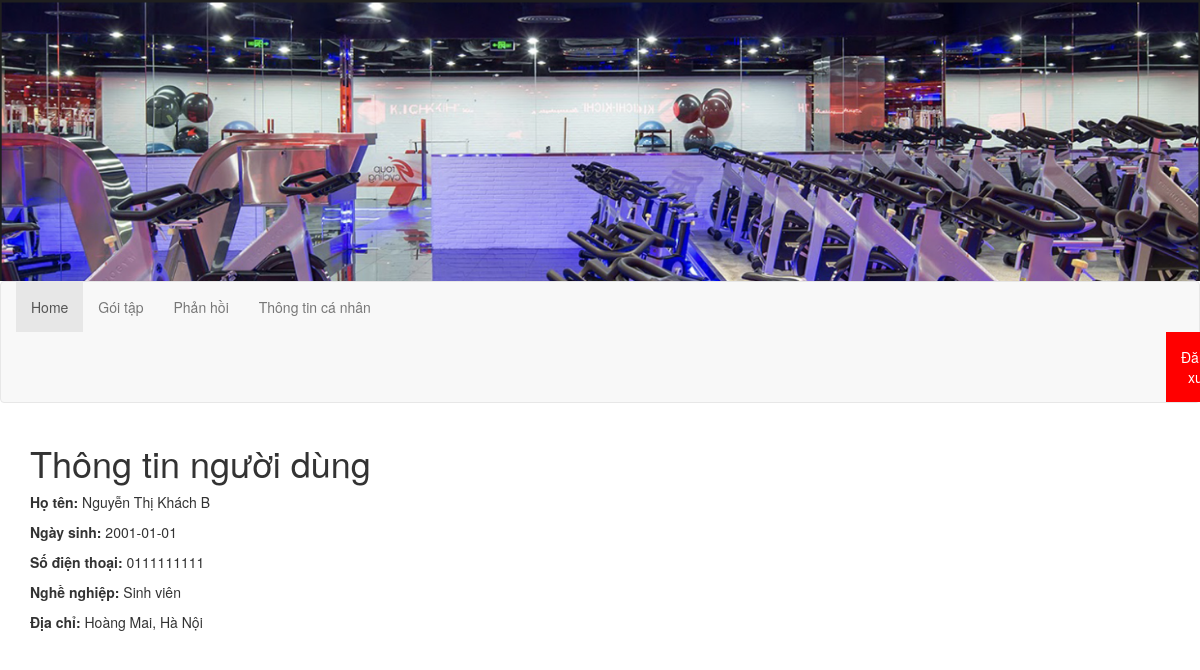
/php/customer/home.php?user=0111111111, run on the app's committed database.
### tables this page shows
CREATE TABLE `hoivien` (
  `id` bigint(20) NOT NULL,
  `hoten` varchar(50) NOT NULL,
  `ngaysinh` date NOT NULL,
  `sdt` varchar(20) NOT NULL,
  `diachi` varchar(50) NOT NULL,
  `nghenghiep` varchar(20) NOT NULL,
  `mavantay` varchar(20) NOT NULL,
  `loaithanhvien` varchar(20) NOT NULL,
  `matkhau` varchar(20) NOT NULL
);

### php/customer/home.php (the view, shortened to what this page needs)
<!DOCTYPE html>
<html lang="en">
<head>
  <link rel="stylesheet" href="https://maxcdn.bootstrapcdn.com/bootstrap/3.4.1/css/bootstrap.min.css">
</head>
<body>
  <?php
  $sdt = $_GET['user'];
  require_once '../connect.php';
  $view_sql = "SELECT * FROM hoivien WHERE sdt = '$sdt'";
  $result = mysqli_query($conn, $view_sql);
  $row = mysqli_fetch_assoc($result);
  ?>
  <header>
    <div>
      <img style="width: 100%;" src="../../images/logo.png">
    </div>
  </header>
  <nav class="navbar navbar-default">
    <div class="container-fluid">
      <ul class="nav navbar-nav">
        <li class="active"><a href="home.php?user=<?php echo $sdt ?>">Home</a></li>
        <li><a href="goiTap.php?user=<?php echo $sdt ?>">Gói tập</a></li>
        <li><a href="phanHoi.php?user=<?php echo $sdt ?>">Phản hồi</a></li>
        <li><a href="thongTinCaNhan/viewThongTin.php?user=<?php echo $sdt ?>">Thông tin cá nhân</a></li>
        <li>
          <a style="text-align: right; background-color: red;color: white;margin-left: 1150px;" onclick="return confirm('Bạn có muốn đăng xuất không?')" href="../../html/dangNhap.html">Đăng xuất</a>
        </li>
      </ul>
    </div>
  </nav>
  <div class="container">
    <h1>Thông tin người dùng</h1>
    <p><strong>Họ tên:</strong> <?php echo $row['hoten']; ?></p>
    <p><strong>Ngày sinh:</strong> <?php echo $row['ngaysinh']; ?></p>
    <p><strong>Số điện thoại:</strong> <?php echo $sdt; ?></p>
    <p><strong>Nghề nghiệp:</strong> <?php echo $row['nghenghiep']; ?></p>
    <p><strong>Địa chỉ:</strong> <?php echo $row['diachi']; ?></p>
  </div>
</body>
</html>

### data on the page
hoivien: hoten "Nguyễn Thị Khách B", ngaysinh "2001-01-01", nghenghiep "Sinh viên", diachi "Hoàng Mai, Hà Nội"

### other printed values
$sdt "0111111111"
